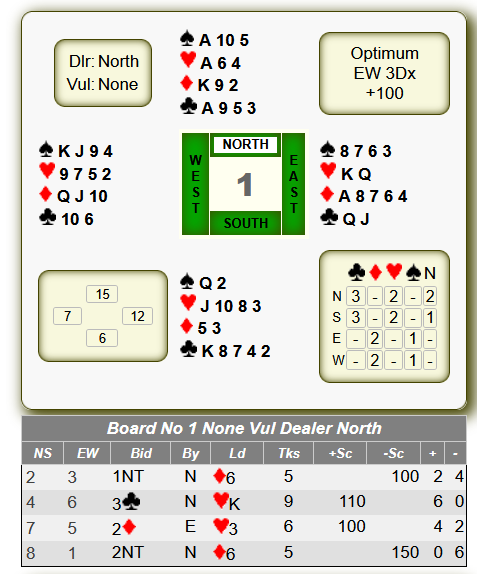
#> input picture fixtures/bridgewebs-4-2.png, 477 x 574 px, found by its file name
$ python build_atlas.py fixtures/bridgewebs-4-2.png hand_ocr/atlas/bridgewebs
#> lines starting #> are read from the running program, lines starting #| are printed output that depends on the picture; after the words box and inside, x2 and y2 are one past the last pixel; in counts of white or black regions, pixels touching at a corner belong together
#> in main, img is the input picture: shape (574, 477, 3); mean B, G, R 206, 216.5, 215.3
### hand_ocr/detect.py
"""Front-of-pipeline dispatch: tile splitting + recognition-mode detection.

One image may contain one deal or many. And the deal(s) come in one of two
visual grammars. This module decides both, so the rest of the pipeline can
route each tile to the right segmenter.

- **Tiles.** BridgeWebs' multi-table view (`bridgewebs-4-multi-table.png`) is a
  grid of independent board panels -> N deals in one PNG. Every other fixture
  is a single tile. `split_tiles` returns one Tile per board.
- **Mode.** Two grammars, detected per tile:
    - Mode.CARDS -- mini-card table play view (BBO, IntoBridge). Per-card suit
      glyph; hands may be partial (face-down). -> segment.py
    - Mode.ROWS  -- suit-row diagram / results view (BridgeWebs, RealBridge).
      Four hands in a compass cross, each four rows `<suit> <ranks>`; suit is
      positional; 2-colour deck; always 4 hands known. -> rows.py
"""

from __future__ import annotations

from dataclasses import dataclass
from enum import Enum
from itertools import pairwise
from typing import Any


class Mode(Enum):
    CARDS = "cards"  # mini-card play view -> segment.py
    ROWS = "rows"  # suit-row diagram -> rows.py


@dataclass
class Tile:
    """A single-deal sub-image plus where it sat in the source (for ordering
    multi-table output N->S, W->E)."""

    image: Any  # grayscale (or colour) crop of one board
    origin: tuple[int, int]  # (x, y) of the tile in the source image
    atlas: str | None = None  # recognition-atlas hint (e.g. "print"); None = auto-pick


# compass coverage above this fraction => a CARDS baize (or unknown), not a ROWS
# grid of compasses: don't try to tile it. ROWS diagrams show only small compasses.
_GRID_GREEN_CEILING = 0.20
# min blob area to count as a compass bar; well above the red suit-symbol glyphs
# that the red half of `compass_mask` also picks up.
_MIN_COMPASS_BLOB = 1500

# board-frame tiling (club-print grids have no compass but draw each board in a
# ruled rectangle). A frame's area as a fraction of the page, and its aspect.
_FRAME_AREA_LO, _FRAME_AREA_HI = 0.02, 0.25
_FRAME_ASPECT_LO, _FRAME_ASPECT_HI = 0.5, 2.2
_FRAME_MIN_COUNT = 4  # need a real grid, not one stray rectangle


def _cluster_1d(values: list[float], min_gap: float) -> list[float]:
    """Group sorted 1-D coordinates into clusters separated by gaps > min_gap;
    return each cluster's mean. Used to recover the grid's column/row centres
    from the compass centroids of a regular multi-board layout."""
    ordered = sorted(values)
    groups: list[list[float]] = [[ordered[0]]]
    for v in ordered[1:]:
        if v - groups[-1][-1] > min_gap:
            groups.append([v])
        else:
            groups[-1].append(v)
    return [sum(g) / len(g) for g in groups]


def _frame_tiles(image: Any) -> list[Tile]:
    """Tile a compass-less print grid by its ruled board rectangles.

    Club-print output (`print-*`) has no compass, but draws each board in a
    black-bordered box. We find those frames as rectangular contours of roughly
    uniform, board-sized area, dedupe the nested double borders, and return one
    Tile per frame in reading order tagged for the print atlas. Returns [] when
    no plausible uniform grid of frames is present (so single boards and the
    card views fall through to the whole-image path)."""
    import cv2
    import numpy as np

    h, w = image.shape[:2]
    gray = cv2.cvtColor(image, cv2.COLOR_BGR2GRAY) if image.ndim == 3 else image
    _, binv = cv2.threshold(gray, 200, 255, cv2.THRESH_BINARY_INV)
    contours, _ = cv2.findContours(binv, cv2.RETR_LIST, cv2.CHAIN_APPROX_SIMPLE)

    rects: list[tuple[int, int, int, int]] = []
    for c in contours:
        x, y, bw, bh = cv2.boundingRect(c)
        area = bw * bh
        if _FRAME_AREA_LO * w * h < area < _FRAME_AREA_HI * w * h and _FRAME_ASPECT_LO < bw / bh < _FRAME_ASPECT_HI:
            rects.append((x, y, bw, bh))
    # dedupe every box drawn as more than one rectangle (concentric inner/outer
    # borders, or a border + a slightly-inset fill) by SHARED CENTRE: such frames
    # share a centre to within a few px, while neighbouring boards are a full frame
    # apart, so a centre gap under a fifth of the frame is the same board. (Matching
    # on size alone missed borders whose widths differed by >15px -> a duplicate
    # tile for one board.) Largest first, so the outer frame is the one kept.
    rects.sort(key=lambda r: -r[2] * r[3])
    kept: list[tuple[int, int, int, int]] = []
    for r in rects:
        cx, cy = r[0] + r[2] / 2, r[1] + r[3] / 2
        if not any(abs(cx - (k[0] + k[2] / 2)) < 0.2 * r[2] and abs(cy - (k[1] + k[3] / 2)) < 0.2 * r[3] for k in kept):
            kept.append(r)
    if len(kept) < _FRAME_MIN_COUNT:
        return []
    # require a genuine grid: frame sizes must be uniform (rules out a lone box
    # plus stray rectangles). Median-relative spread under ~15%.
    ws, hs = np.array([r[2] for r in kept]), np.array([r[3] for r in kept])
    if ws.std() > 0.15 * float(np.median(ws)) or hs.std() > 0.15 * float(np.median(hs)):
        return []
    # reading order: top-to-bottom by row band (half a frame height), then left-to-right
    band = float(np.median(hs)) * 0.5
    kept.sort(key=lambda r: (round(r[1] / band), r[0]))
    return [Tile(image=image[y : y + bh, x : x + bw], origin=(x, y), atlas="print") for (x, y, bw, bh) in kept]


def split_tiles(image: Any) -> list[Tile]:
    """Split a possibly-multi-board image into one Tile per deal (reading order).

    ROWS diagrams put one green compass at the centre of each board and nowhere
    else, so a multi-board page (BridgeWebs 3x3 / 6-up / club-print grids) is
    found by clustering the green-compass centroids into a regular grid: the
    distinct X's are the columns, the distinct Y's the board rows, and the grid
    product gives the boards. The header/footer summary tables carry no green and
    drop out for free. Grid dimensions are discovered (no hardcoded count).

    Falls back to a single whole-image tile when there is no grid to find: a
    single board (one cluster), or a green-heavy CARDS baize (which is handled
    by the CARDS path, not tiled here).
    """
    import cv2

    from .rows import compass_mask

    h, w = image.shape[:2]
    mask = compass_mask(image)
    if float(mask.mean()) / 255.0 > _GRID_GREEN_CEILING:
        return [Tile(image=image, origin=(0, 0))]  # CARDS baize / not a compass grid

    n, _, stats, centroids = cv2.connectedComponentsWithStats(mask, connectivity=8)
    pts = [centroids[i] for i in range(1, n) if stats[i, cv2.CC_STAT_AREA] > _MIN_COMPASS_BLOB]
    if not pts:
        return _frame_tiles(image) or [Tile(image=image, origin=(0, 0))]  # no compass: try print frames

    col_centres = _cluster_1d([p[0] for p in pts], w * 0.12)
    row_centres = _cluster_1d([p[1] for p in pts], h * 0.12)
    if len(col_centres) * len(row_centres) <= 1:
        return _frame_tiles(image) or [Tile(image=image, origin=(0, 0))]  # single board / print grid

    def _spacing(centres: list[float], full: int) -> float:
        diffs = [b - a for a, b in pairwise(centres)]
        return min(diffs) if diffs else float(full)

    # crop slightly wider than a half-cell so each board's outer (E/W) hands are
    # fully included; _compass_bbox's central-only filter still ignores the
    # neighbours' compass edges that this overlap pulls in.
    half_w = int(_spacing(col_centres, w) * 0.56)
    half_h = int(_spacing(row_centres, h) * 0.56)
    tiles: list[Tile] = []
    for cy in row_centres:  # top-to-bottom
        for cx in col_centres:  # left-to-right
            x0, y0 = max(0, int(cx - half_w)), max(0, int(cy - half_h))
            x1, y1 = min(w, int(cx + half_w)), min(h, int(cy + half_h))
            if mask[y0:y1, x0:x1].sum() < _MIN_COMPASS_BLOB * 255:
                continue  # empty grid cell (fewer boards than the full grid) -> no compass
            tiles.append(Tile(image=image[y0:y1, x0:x1], origin=(x0, y0)))
    return tiles


# a card play-view shows pure-white card faces over this fraction of the tile;
# below it, a green-baize tile with a full suit-row board is a RealBridge replay
# diagram (text on tinted panels, no white cards).
_WHITE_CARD_MAX = 0.12


# [45 lines left out: functions _white_card_fraction, detect_mode, not called in this run]

### hand_ocr/rows.py
"""Mode B: suit-row cross diagram -> Deal (BridgeWebs, RealBridge, club prints).

The classic printed-style layout: four hands around a central compass box, each
hand written as four text rows

    <suit glyph> <ranks>        e.g.  "A 10 5"  (BridgeWebs)  or  "AT5" (prints)

with rows ordered S, H, D, C top->bottom. Here suit is *positional* (row index);
the leading suit glyph is only a cross-check, so we recognise ranks only.

Algorithm (all classical image processing; verified on `bridgewebs-4-2.png`):

1. Find the central compass by masking its distinctive green and taking the
   bounding box of the green blobs -- a strong, unambiguous anchor.
2. Place the four hand boxes at fixed offsets around that anchor (N above,
   S below, W left, E right).
3. Split each hand box into four equal rows -> suit by row index.
4. Otsu-threshold the row, find connected components (each = one glyph),
   drop the leftmost (the suit symbol), keep the rest left-to-right.
5. Classify each rank glyph against a template `Atlas` (nearest exemplar).

`model` folds a recognised "10" into "T" and validates the assembled deal.

Known limitations (documented, not yet solved): touching glyphs occasionally
merge into one component (under-segmentation); and an atlas built from one
rendering degrades on a *different-resolution* rendering of the same source
(cross-scale drift). The deployment model is one atlas per source rendering.

Vision + atlas imported lazily so the model spine stays dependency-free.
"""

from __future__ import annotations

from pathlib import Path
from typing import Any

from .model import SEATS, SUITS, Deal, DealError, Hand, dealer_for_board, vul_for_board

# where the shipped per-source atlases live (see tools/build_atlas.py)
_ATLAS_ROOT = Path(__file__).resolve().parent / "atlas"
DEFAULT_ATLAS = "bridgewebs"  # compass anchor => BridgeWebs render
# atlas used when the hands were located by the compass-less suit-quadruple
# anchor (RealBridge results, and — until it gets its own — the print grids).
ANCHOR_ATLAS = "realbridge"
# RealBridge *replay* is also anchor-located but renders on a green baize with a
# bigger font; distinguished from results by that baize (see read_rows).
REPLAY_ATLAS = "realbridge-replay"
# Club prints come at two scales: the regular ~12px-glyph grid ("print") and a
# high-res "zoomed" export (~20-24px). Same layout, different glyph size, so each
# needs its own same-render atlas; read_rows picks by measured glyph height.
PRINT_ATLAS = "print"
PRINT_ZOOMED_ATLAS = "print-zoomed"
# IntoBridge's analysis popup is also anchor-located (no compass) but is a
# 4-colour deck with its own font; picked when the anchor reports that deck.
INTOBRIDGE_ATLAS = "intobridge"
_PRINT_ZOOM_MIN_H = 16.0  # median glyph height at/above which the zoomed atlas wins
# min green-fill ratio inside the compass bbox: a solid compass ~0.55, a central
# scatter of green suit glyphs (IntoBridge popup) ~0.15. Separates the two.
_COMPASS_FILL_MIN = 0.35

# component filters: ignore specks and thin noise when splitting a row into glyphs
_MIN_AREA, _MIN_W, _MIN_H = 10, 3, 6


def compass_mask(img_bgr: Any) -> Any:
    """Binary mask of the compass square. Its bars are coloured by vulnerability:
    GREEN when not vulnerable, RED when vulnerable (so a 'Vul All' board has an
    all-red compass). We therefore accept both hues. The small red suit symbols
    in the hands also match red, but they are filtered out by area/centrality
    wherever this mask is used."""
    import cv2
    import numpy as np

    def hsv_bounds(*v: int) -> Any:  # uint8 array; opencv stubs reject bare tuples
        return np.array(v, dtype=np.uint8)

    hsv = cv2.cvtColor(img_bgr, cv2.COLOR_BGR2HSV)
#> hsv: shape (574, 477, 3); mean H, S, V 11.4, 25.9, 220.1
    green = cv2.inRange(hsv, hsv_bounds(35, 60, 40), hsv_bounds(90, 255, 200))
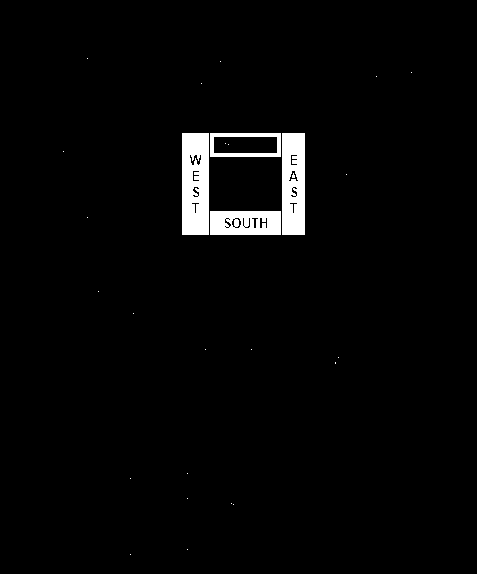
#> green: shape (574, 477); 2.6% white; 28 white regions (24 under 20 px), largest, box (x1, y1, x2, y2) and area: (182, 133, 209, 235) 2633, (282, 133, 305, 235) 2234, (210, 211, 281, 235) 1562, (210, 133, 281, 157) 696
    red1 = cv2.inRange(hsv, hsv_bounds(0, 80, 60), hsv_bounds(10, 255, 255))
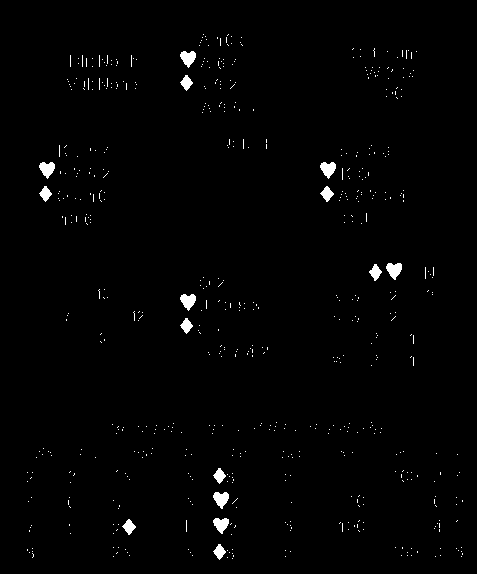
#> red1: shape (574, 477); 1.2% white; 622 white regions (607 under 20 px), largest, box (x1, y1, x2, y2) and area: (386, 263, 402, 280) 180, (213, 492, 229, 509) 176, (180, 51, 196, 68) 174
    red2 = cv2.inRange(hsv, hsv_bounds(170, 80, 60), hsv_bounds(180, 255, 255))
#> red2: shape (574, 477); every value is 0
    return cv2.bitwise_or(cv2.bitwise_or(green, red1), red2)
#> returned value: shape (574, 477); 3.8% white; 627 white regions (608 under 20 px), largest, box (x1, y1, x2, y2) and area: (182, 133, 209, 235) 2633, (282, 133, 305, 235) 2234, (210, 211, 281, 235) 1562
#> (the rest of the program and of its run is left out)
